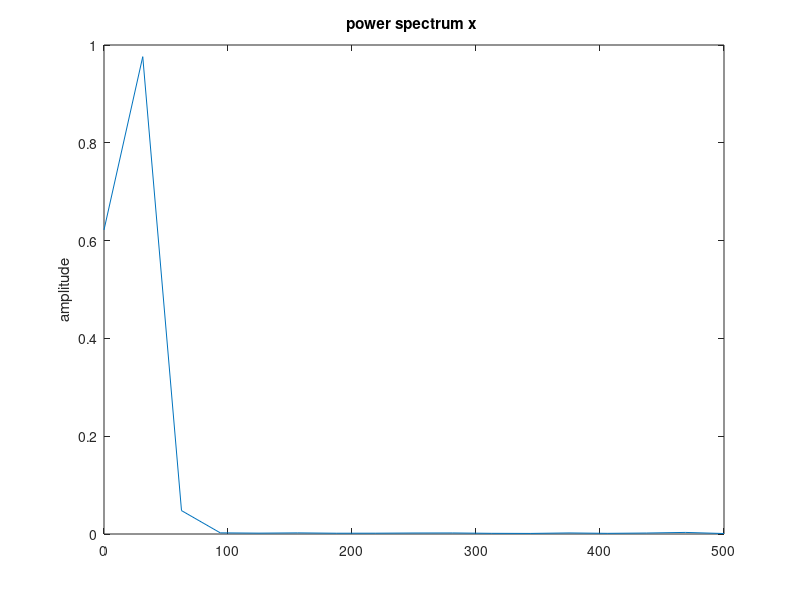

This figure's MATLAB source:
% calculate PSD by Welch's method
Fs = 1000;   % sampling frequency
t = 0:1/Fs:.296;
x = 10*cos(2*pi*t*20)+randn(size(t));
plot(t,x)
pwelch(x,[],[],[],Fs);
[Pxx,w]=pwelch(x,[],[],[],Fs);
